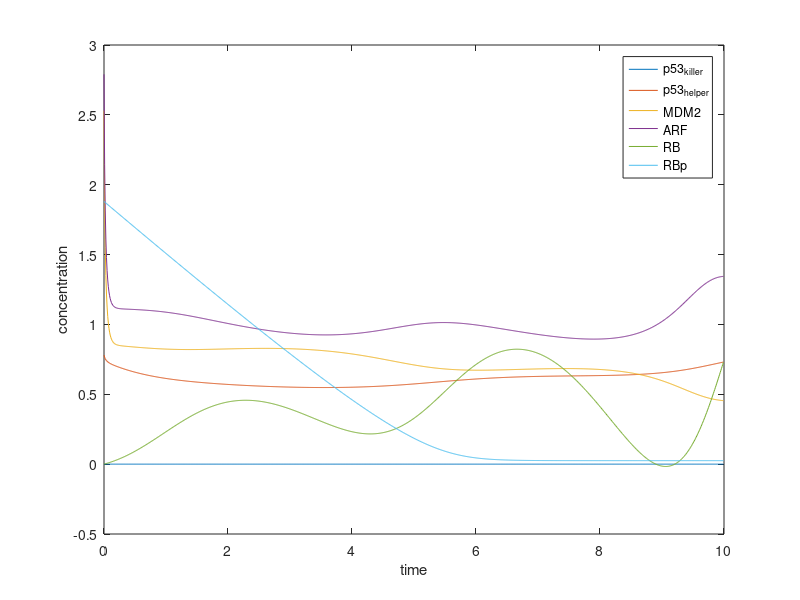

MATLAB code for this plot:
clc
clear all;

T_end = 10;
delta_t = 0.01;
N = T_end/delta_t;
timeline = 0:delta_t:(T_end - delta_t);
sigma = 0.001

MDM2_initial = 2.53;
ARF_initial = 2.79;
ARF_MDM2_initial = 1.99;
E2F1_initial = 0.9;
RBp_initial = 1.88;
RB_E2F1_initial = 0;
RB_initial = 0;
% ?
p53helper_initial = 0.78;
p53killer_initial = 0;

p53helper = zeros(1, N);
p53killer = zeros(1, N);
MDM2 = zeros(1, N);
ARF = zeros(1, N);
ARF_MDM2 = zeros(1, N);
E2F1 = zeros(1, N);
RBp = zeros(1, N);
RB_E2F1 = zeros(1, N);
RB = zeros(1, N);
p53killer(1) = p53killer_initial;
p53helper(1) = p53helper_initial;
MDM2(1) = MDM2_initial;
ARF(1) = ARF_initial;
ARF_MDM2(1) = ARF_initial;
E2F1(1) = E2F1_initial;
RBp(1) = RBp_initial;
RB_E2F1(1) = RB_E2F1_initial;
RB(1) = RB_initial;

for i = 2 : N        
    p53helper(i) = p53helper(i - 1) + delta_t * (0.5 - (0.1 + MDM2(i - 1)) * p53helper(i - 1) + 0.5 * p53killer(i - 1) / (0.1 + p53killer(i - 1)));
    p53killer(i) = sigma + p53killer(i - 1) + delta_t * (-0.5 * p53killer(i - 1) / (0.1 + p53killer(i - 1)) - (0.1 + MDM2(i - 1) * p53killer(i - 1)));
    MDM2(i) = MDM2(i - 1) + delta_t * (0.02 + 0.3 * (p53killer(i - 1) + p53helper(i - 1)) - 0.1 * MDM2(i - 1) - 10 * ARF(i - 1) * MDM2(i - 1) + 2.1 * ARF_MDM2(i - 1));
    ARF(i) = ARF(i - 1) + delta_t * (0.01 + 0.3 * E2F1(i - 1) - 0.1 * ARF(i - 1) - 10 * ARF(i - 1) * MDM2(i - 1) + 2.1 * ARF_MDM2(i - 1));
    ARF_MDM2(i) = ARF_MDM2(i - 1) + delta_t * (10 * ARF(i - 1) * MDM2(i - 1) - 2 * ARF_MDM2(i - 1) - 0.1 * ARF_MDM2(i - 1) - 0.1 * ARF_MDM2(i - 1));
    E2F1(i) = E2F1(i - 1) + delta_t * (-5 * RB(i - 1) * E2F1(i - 1) + RB_E2F1(i - 1));
    RBp(i) = sigma + RBp(i - 1) + delta_t * (-0.5 * RBp(i - 1) / (0.1 + RBp(i - 1)));
    RB_E2F1(i) = RB_E2F1(i - 1) + delta_t * (1 - E2F1(i - 1));
    RB(i) = RB(i - 1) + delta_t * (2 - RBp(i - 1) - RB_E2F1(i - 1));
end


%% Plot
plot(timeline, p53killer, timeline, p53helper, timeline, MDM2, timeline, ARF, timeline, RB, timeline, RBp);
legend('p53_k_i_l_l_e_r','p53_h_e_l_p_e_r','MDM2','ARF', 'RB', 'RBp');
xlabel('time');
ylabel('concentration');
